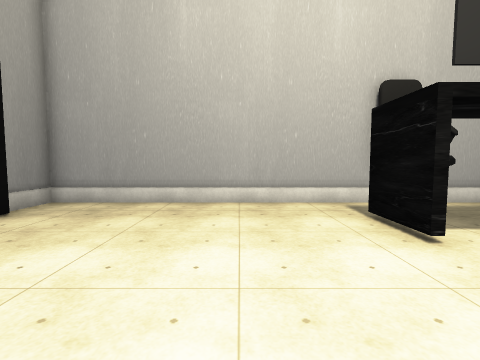
View 1 (above)

12 first-person views from a walk through a scene from a Unity 3-D project. The camera is 1.5 m above the floor, tilts 4° down and sees 85° across. The floor is counted in squares, 1 m on a side. Each view is taken from the middle of a square. On the plan, view 1 faces up. The plan holds only what a view shows up to about 14 squares ahead; the rest is blank. Some surface patterns are stand-ins.

View 2
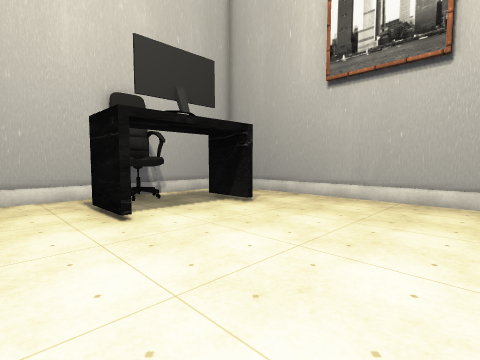

View 3
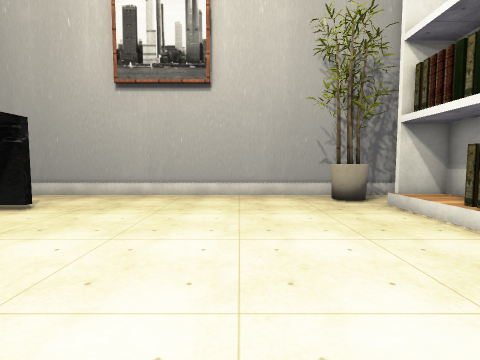

View 4
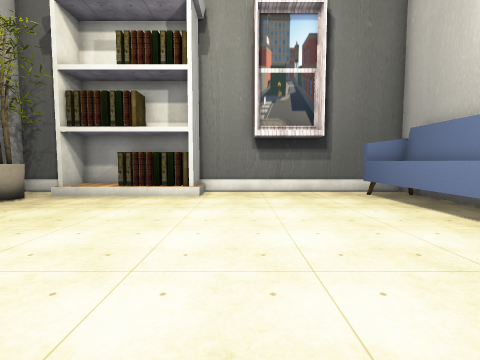

View 5
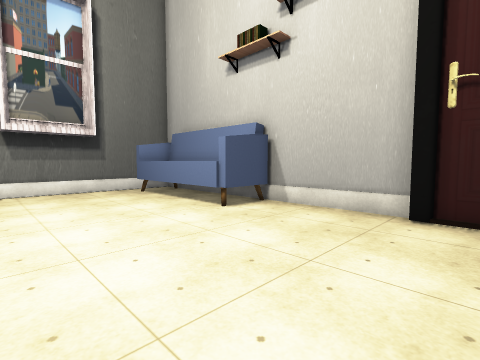

View 6
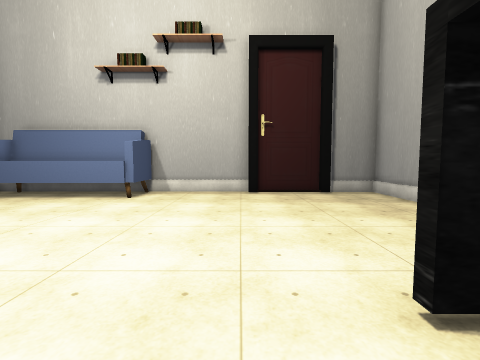

View 7
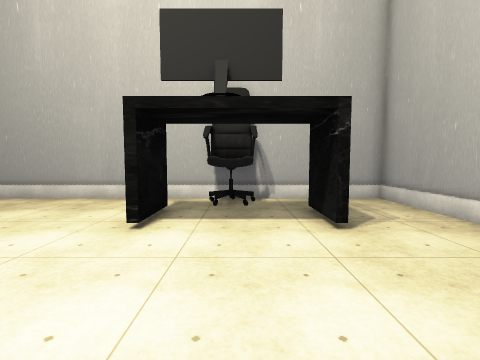

View 8
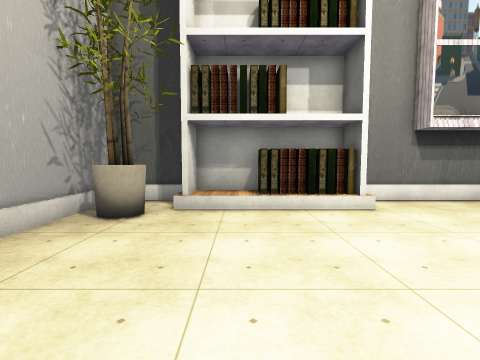

View 9
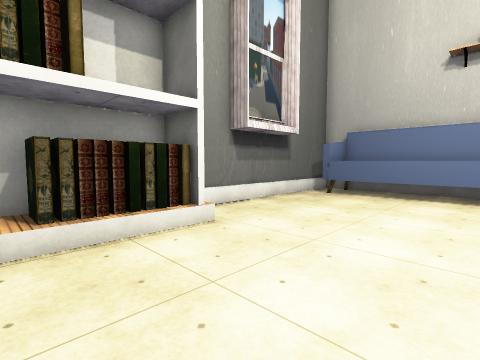

View 10
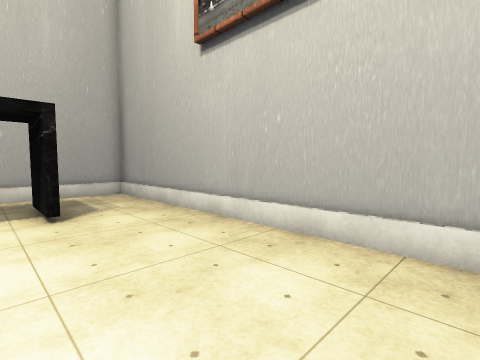

View 11
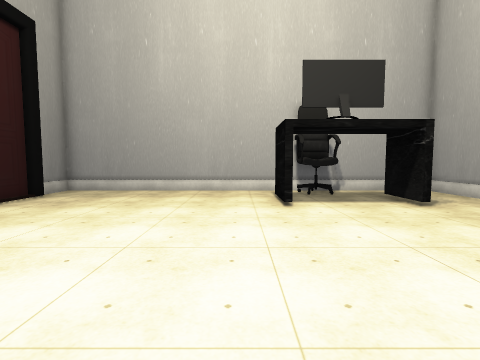

View 12
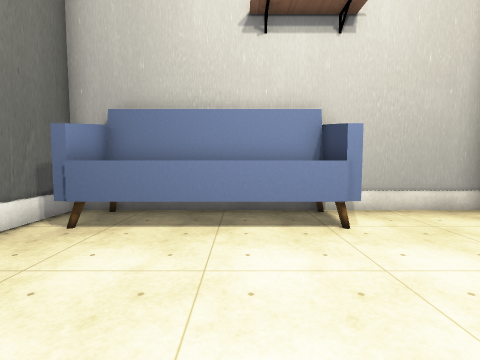

### Floor plan
Points are (right, up) in squares from view 1. A wall is a line through its corners. A room is listed if a view was taken in it or the views show most of it. See-through windows are left out.
Room 1 (views 1, 2, 3, 4, 5, 6, 7, 8, 9, 10, 11, 12)
walls: (-4.6, -1.7) (-6.3, -1.7) (-6.3, -7.7) (-4.6, -7.7); (3.2, -7.1) (3.2, -8.8) (8.6, -8.8) (8.6, -7.2) (9.1, -7.2); (-6.9, -1.3) (-4.6, -1.3) (-4.6, -8.1); (-7.1, 3.5) (-7.1, -9.2) (3, -9.2) (3, -7.2); (-6.9, 7) (-6.9, 3.9); (9.1, -9.2) (11.9, -9.2) (11.9, 9.6); (11.9, 9.8) (-7.1, 9.8); (-7.1, 9.6) (-7.1, 7.5)
low walls: (11.9, 9.6) (-7.1, 9.6)
objects: books (4, -8) to (6, -8); other object (4, 5) to (4, 7); chair (5, 8) to (6, 9); other object (8, 5) to (8, 7); plant (10, -7) to (11, -6)

Where each view was taken, in squares from view 1:
view 1: 0 up, 0 right, facing up
view 2: 2 down, 1 right, facing up-right
view 3: 2 down, 0 right, facing right
view 4: 4 up, 1 right, facing down
view 5: 5 up, 1 right, facing down-left
view 6: 3 up, 6 right, facing left
view 7: 1 down, 6 right, facing up
view 8: 1 up, 7 right, facing down
view 9: 2 down, 7 right, facing down-left
view 10: 3 down, 7 right, facing up-right
view 11: 4 down, 2 right, facing up
view 12: 4 down, 1 right, facing left
